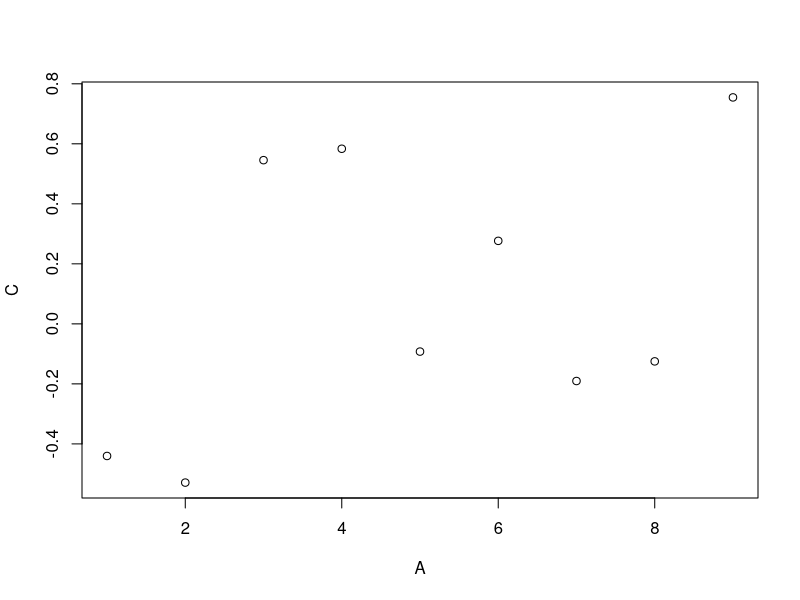

This figure's R source:
# Data.table

# Obs: Caso tenha problemas com a acentuação, consulte este link:
# https://support.rstudio.com/hc/en-us/articles/200532197-Character-Encoding

# Configurando o diretório de trabalho
# Coloque entre aspas o diretório de trabalho que você está usando no seu computador
# Não use diretórios com espaço no nome
setwd("C:/Users/conta/OneDrive/Documentos/DataScience/BIG_DATA_R_AZURE/Cap07")
getwd()

# Instalando os pacotes
install.packages("data.table")
library(data.table)


# Criando 2 vetores
vec1 <- c(1, 2, 3, 4)
vec2 <- c('Vermelho', 'Verde', 'Marrom', 'Laranja')


# Criando um data.table
?data.table
dt1 <- data.table(vec1, vec2)
dt1
class(dt1)

# Slicing do data.table
dt2 <- data.table(A = 1:9, B = c("Z", "W", "Q"), C = rnorm(9), D = TRUE)
dt2
class(dt2)
dt2[1,1]
dt2[3:5,]
dt2[, .(B, C)]

# Aplicando função ao data.table
dt2[, .(Total = sum(A), Mean = mean(C))]
dt2[, plot(A, C)]
dt2[, .(MySum = sum(A)), by = .(Grp = A%%2)]

# Definindo valores por grupos
dt3 <- data.table(B = c("a", "b", "c", "d", "e", "a", "b", "c", "d", "e"), 
                  val = as.integer(c(6:10, 1:5)))
dt3

# Operações com data.tables
dt4 <- data.table(A = rep(letters[2:1], each = 4L), 
                  B = rep(1:4, each = 2L), 
                  C = sample(8))

dt4
new_dt4 <- dt4[, sum(C), by = A]
new_dt4
class(new_dt4)
new_dt4[order(A)]

new_dt4 <- dt4[, sum(B), by = A][order(A)]
new_dt4

# Iris
dt5 <- as.data.table(iris)
dt5
dt5[, .(Sepal.Length = median(Sepal.Length),
         Sepal.Width = median(Sepal.Width),
         Petal.Length = median(Petal.Length),
         Petal.Width = median(Petal.Width)),
     by = Species]

# O parâmetro .SD significa Subset Data e um subset é criado considerando a coluna Species e depois 
# é calculda a mediana. O resultado deve ser igual ao comando anterior. 
# O .SD faz parte da notação do pacote data.table.
dt5[, lapply(.SD, median), by = Species]












